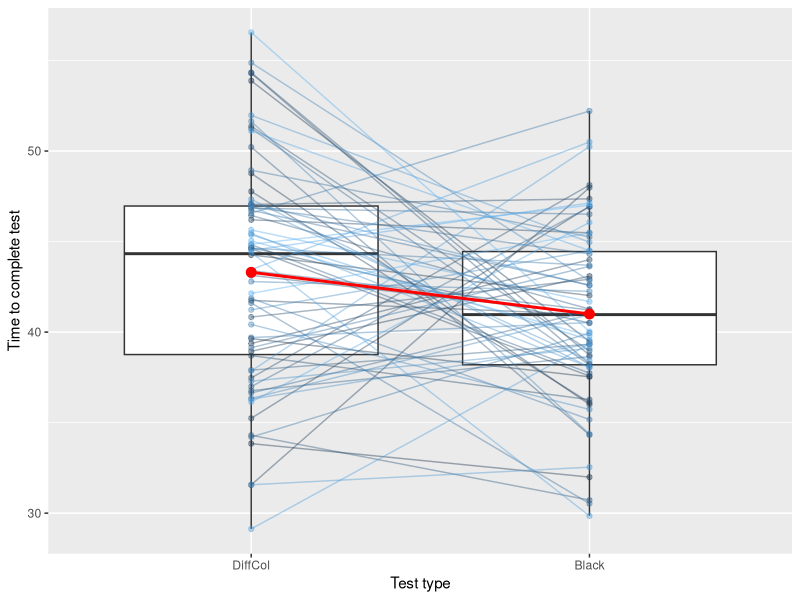
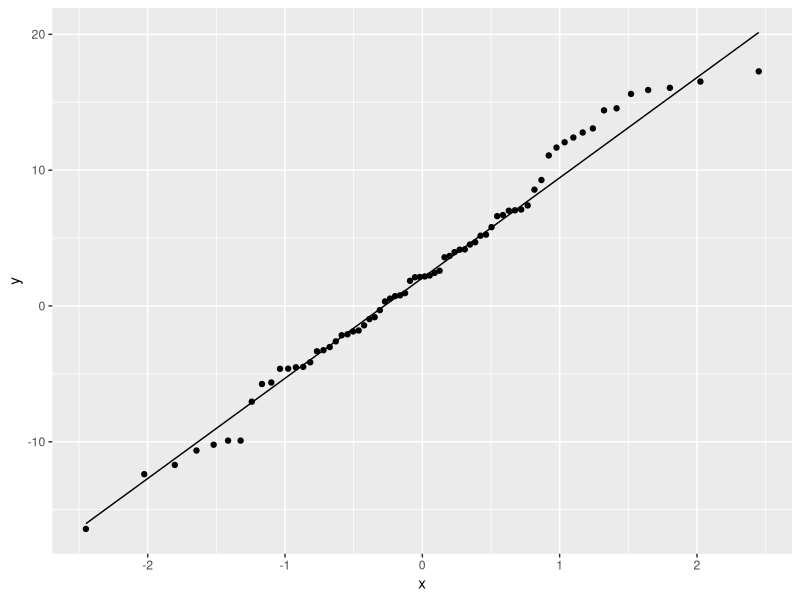
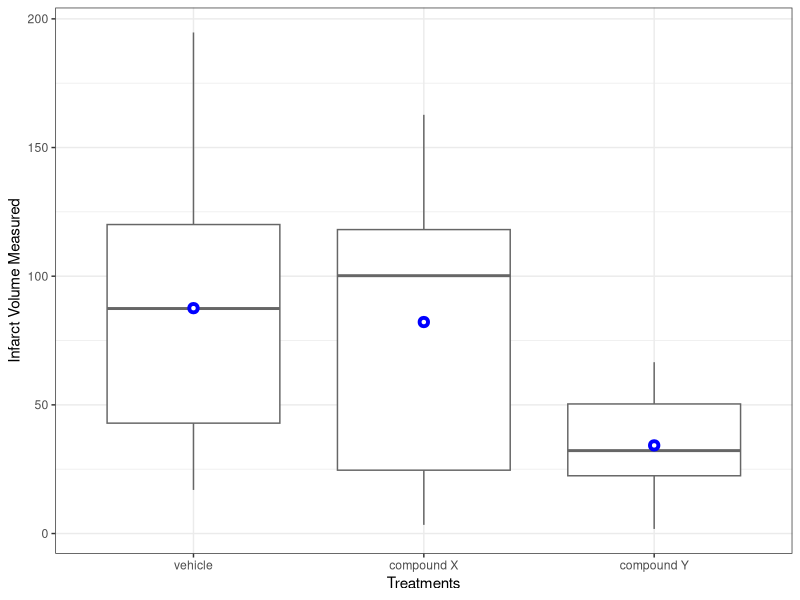
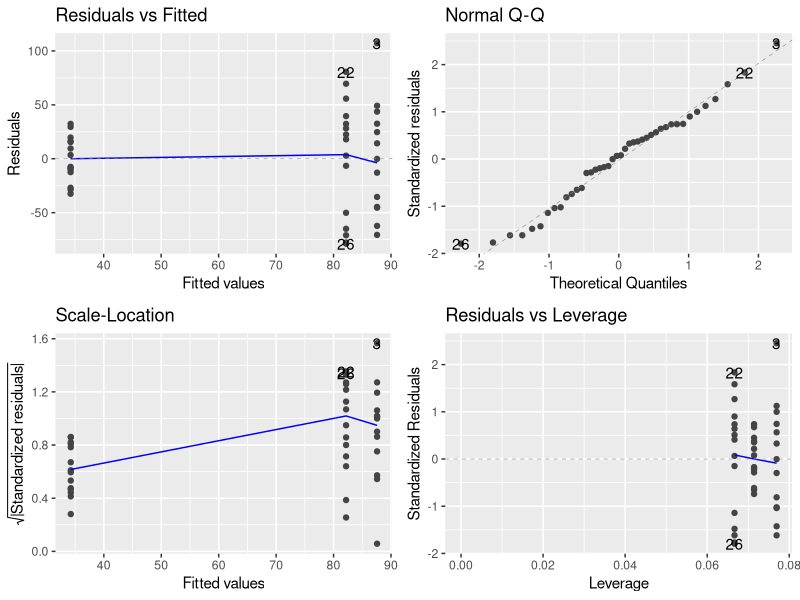

Write the R code that produced these figures, in order.
## ---- chunk 1
knitr::opts_chunk$set(echo = TRUE)
## ---- chunk 2
library(tidyverse)
library(knitr)
library(ggfortify)
library(emmeans)
## ---- chunk 3
color <- read.csv("color_interference.csv")

color.data <- color %>%
  pivot_longer(c(DiffCol, Black), names_to="EvalType", values_to="Mean") %>%
  mutate(EvalType=factor(EvalType, levels=c("DiffCol","Black")))

# Make profile plot with mean overlays
ggplot(color.data, aes(x = EvalType, y = Mean)) + 
  geom_boxplot() +
  geom_point(aes(group = Subj, color = Subj), alpha = 0.4) +
  geom_line(aes(group = Subj, color = Subj), alpha = 0.4) + 
  stat_summary(fun = "mean", size = 3, geom = "point", color="red") +
  stat_summary(fun = "mean", size = 1, geom = "line", color="red", aes(group = 1)) +
  theme(legend.position = "none") +
  ylab("Time to complete test") +
  xlab("Test type") 

## ---- chunk 4
t.test(color$DiffCol, color$Black, paired=TRUE)
## ---- chunk 5
color.diff <- color %>%
  mutate(Difference = DiffCol - Black)

ggplot(color.diff) + 
  geom_qq(aes(sample = Difference)) + 
  geom_qq_line(aes(sample = Difference))
## ---- chunk 6
mice_data <- read.csv("infarct.csv") %>%
    mutate(Treatment=factor(Treatment, 1:3, labels=c("vehicle",
                                                     "compound X",
                                                     "compound Y")))
glimpse(mice_data)
## ---- chunk 7
ggplot(mice_data, aes(x=Treatment, y=Volume)) + 
  geom_boxplot( col="gray40") +
  stat_summary(fun=mean, geom="point", shape=21, stroke=2, fill="white", color="blue")+
  labs(x="Treatments", y="Infarct Volume Measured") + 
  theme_bw()
## ---- chunk 8
mice_aov <- aov(Volume ~ Treatment, data=mice_data)

summary(mice_aov)
## ---- chunk 9
autoplot(mice_aov)
## ---- chunk 10
mice.treatment <- emmeans(mice_aov, "Treatment")
contrast(mice.treatment, "trt.vs.ctrl", ref=1)
